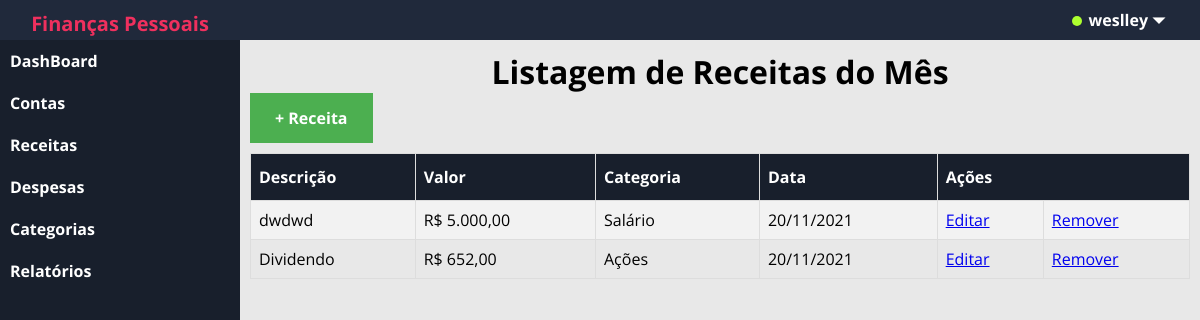
The app's page /?c=receita (signed in) with its own data.
### tables this page shows
CREATE TABLE `receita` (
  `id` int(11) NOT NULL,
  `valor` double(10,2) NOT NULL,
  `descricao` varchar(60) NOT NULL,
  `id_categoria` int(11) NOT NULL,
  `desp_data` date NOT NULL,
  `id_usuario` int(11) NOT NULL
);

CREATE TABLE `categoria` (
  `id` int(11) NOT NULL,
  `nome` varchar(60) NOT NULL,
  `tipo` varchar(7) NOT NULL,
  `statusCat` tinyint(1) DEFAULT NULL,
  `idUsuario` int(11) DEFAULT NULL
);

### app/controller/Receita.php (called while the page is built, shortened)
<?php
    class Receita extends Controller
    {
        public function index()
        {
            try{
                $resp = new Repository('app\model\class\Receita');
                $sql = "SELECT d.id, d.valor, d.descricao, d.desp_data ,c.nome as categoria FROM receita as d INNER JOIN categoria as c ON d.id_categoria = c.id WHERE d.id_usuario =".Usuario::get('id')." AND MONTH(d.desp_data) = MONTH(CURRENT_DATE()) AND YEAR(d.desp_data) = YEAR(CURRENT_DATE())";
                $resultado = $resp->loadCustom($sql);
                foreach($resultado as $receita)
                {
                    $receita->valor = FiltraMoeda::currency($receita->valor);
                    $receita->desp_data = FiltraMoeda::data($receita->desp_data);
                }
                $this->view([
                    'template/header',
                    'receita/listagem',
                    'template/footer'
                ],[
                    'usuario_logado' => Usuario::get('nome'),
                    'receita' => $resultado,
                    'msg' => FlashMessage::get()
                ]);
            }
            catch (\Exception $e) {
                echo $e->getMessage();
                Transaction::rollback();
            }
        }
    }

### app/session/Usuario.php (called while the page is built, shortened)
<?php
    class Usuario
    {
        public static function get($prop = null)
        {
            if(isset($prop))
            {
                return $_SESSION['usuario'][$prop];
            }
            return $_SESSION['usuario'];
        }
    }

### app/model/Repository.php (called while the page is built, shortened)
<?php
    final class Repository
    {
        private $activeRecord;
        public function __construct($class)
        {
            $this->activeRecord = $class;
        }
        public function loadCustom($sql)
        {
            if($conn = Transaction::get())
            {
                $result = $conn->query($sql);
                $results = array();
                if($result)
                {
                    while($row = $result->fetchObject($this->activeRecord))
                    {
                        $results[] = $row;
                    }
                    return $results;
                }
            }
            else
            {
                throw new \Exception('Não há transação ativa!');
            }
        }
    }

### app/model/Record.php (called while the page is built, shortened)
<?php
    abstract class Record
    {
        protected array $data;
        public function __set($prop,$value)
        {
           if(method_exists($this,'set_'.$prop))
           {
            call_user_func(array($this,'set_'.$prop),$value);
           }
           else
           {
               if($value == null)
               {
                   unset($this->data[$prop]);
               }
               else{
                   $this->data[$prop] = $value;
               }
           }
        }
        public function __get($prop)
        {
           if(method_exists($this,'get_'.$prop))
           {
            return call_user_func(array($this,'get_'.$prop));
           }
           else
           {
               if(isset($this->data[$prop]))
               {
                   return $this->data[$prop];
               }
           }
        }
    }

### app/view/receita/listagem.php (the view, shortened to what this page needs)
<h1 id="titulo-receita">Listagem de Receitas do Mês</h1>
<a href="./?c=receita&m=inserir" id="btn-recInserir"><b>+ Receita</b></a>
<table id="customers-receita">
    <tr>
      <th>Descrição</th>
      <th>Valor</th>
      <th>Categoria</th>
      <th>Data</th>
      <th colspan="2"> Ações</th>
    </tr>
    <?php if(!empty($receita) && isset($receita)): foreach($receita as $resc): ?>
    <tr>
        <td><?= $resc->descricao ?></td>
        <td>R$ <?= $resc->valor ?></td>
        <td><?= $resc->categoria ?></td>
        <td><?= $resc->desp_data ?></td>
        <td><a href="./?c=receita&m=editar&id=<?= $resc->id?>">Editar</a></td>
        <td><a href="./?c=receita&m=remover&id=<?= $resc->id?>" onclick="return confirm('Tem certeza que deseja Remover?');">Remover</a></td>
    </tr>
    <?php endforeach; else: ?>
    <tr>
       <td colspan="5" style="text-align: center;"> Vazio! <td>
    </tr>
    <?php endif; ?>
</table>

### app/controller/Controller.php (shortened to what this page needs)
<?php
    abstract class Controller
    {
        protected function view(array $templates,array $dados = array())
        {
            foreach($templates as $template)
            {
                require_once __DIR__."/../view/{$template}.php";
            }
        }
    }

### assets/css/style.css (style rules this page uses)
* { padding: 0px; margin: 0px; font-family: 'Open Sans', sans-serif; box-sizing: border-box; }
#titulo-categoria,#titulo-despesa,#titulo-receita { text-align: center; font-weight: bold; color: 181F2C; }
#customers-receita { font-family: Arial, Helvetica, sans-serif; border-collapse: collapse; width: 100%; }
#customers-receita td, #customers-receita th { border: 1px solid #ddd; padding: 8px; }
#customers-receita tr:nth-child(even) { background-color: #f2f2f2; }
#customers-receita th { padding-top: 12px; padding-bottom: 12px; text-align: left; background-color: #181F2C; color: white; }
#btn-recInserir { display: inline-block; margin-bottom: 10px; }
#btn-recInserir:link, #btn-recInserir:visited { background-color: #4CAF50; color: white; padding: 14px 25px; text-align: center; text-decoration: none; display: inline-block; }

### records on screen
receita: descricao "dwdwd", valor "5.000,00", id_categoria.nome "Salário", desp_data "20/11/2021"
receita: descricao "Dividendo", valor "652,00", id_categoria.nome "Ações", desp_data "20/11/2021"
